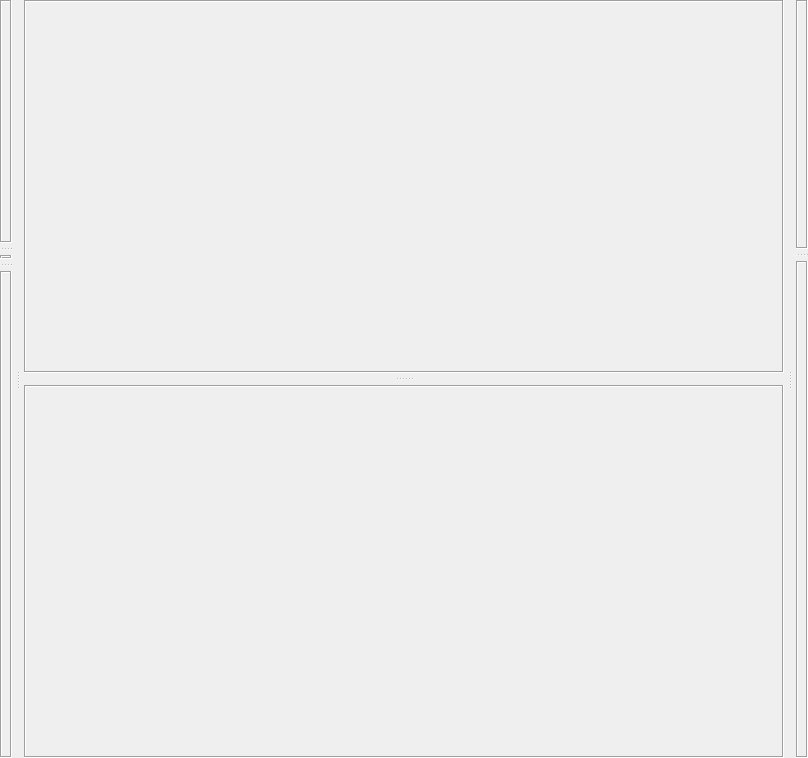
<?xml version="1.0" encoding="UTF-8"?>
<ui version="4.0">
 <class>page_discovery_area</class>
 <widget class="QWidget" name="page_discovery_area">
  <property name="geometry">
   <rect>
    <x>0</x>
    <y>0</y>
    <width>808</width>
    <height>758</height>
   </rect>
  </property>
  <property name="sizePolicy">
   <sizepolicy hsizetype="Expanding" vsizetype="Expanding">
    <horstretch>0</horstretch>
    <verstretch>0</verstretch>
   </sizepolicy>
  </property>
  <property name="windowTitle">
   <string>Discovery</string>
  </property>
  <property name="surfaceRole" stdset="0">
   <string>area</string>
  </property>
  <layout class="QVBoxLayout" name="verticalLayout">
   <property name="spacing">
    <number>0</number>
   </property>
   <property name="leftMargin">
    <number>0</number>
   </property>
   <property name="topMargin">
    <number>0</number>
   </property>
   <property name="rightMargin">
    <number>0</number>
   </property>
   <property name="bottomMargin">
    <number>0</number>
   </property>
   <item>
    <widget class="QSplitter" name="splitter_3">
     <property name="orientation">
      <enum>Qt::Orientation::Horizontal</enum>
     </property>
     <property name="handleWidth">
      <number>12</number>
     </property>
     <widget class="QSplitter" name="splitter_left_middle">
      <property name="sizePolicy">
       <sizepolicy hsizetype="Expanding" vsizetype="Preferred">
        <horstretch>3</horstretch>
        <verstretch>0</verstretch>
       </sizepolicy>
      </property>
      <property name="orientation">
       <enum>Qt::Orientation::Horizontal</enum>
      </property>
      <property name="handleWidth">
       <number>12</number>
      </property>
      <widget class="QSplitter" name="splitter_discovery_left">
       <property name="sizePolicy">
        <sizepolicy hsizetype="Preferred" vsizetype="Preferred">
         <horstretch>0</horstretch>
         <verstretch>0</verstretch>
        </sizepolicy>
       </property>
       <property name="orientation">
        <enum>Qt::Orientation::Vertical</enum>
       </property>
       <property name="handleWidth">
        <number>12</number>
       </property>
       <widget class="QFrame" name="panel_projection_host">
        <property name="sizePolicy">
         <sizepolicy hsizetype="Preferred" vsizetype="Expanding">
          <horstretch>0</horstretch>
          <verstretch>1</verstretch>
         </sizepolicy>
        </property>
        <property name="frameShape">
         <enum>QFrame::Shape::Box</enum>
        </property>
        <property name="frameShadow">
         <enum>QFrame::Shadow::Sunken</enum>
        </property>
        <property name="surfaceRole" stdset="0">
         <string>panel</string>
        </property>
        <property name="separatorRole" stdset="0">
         <string>inset</string>
        </property>
        <layout class="QVBoxLayout" name="layout_vertical_layout_6">
         <property name="spacing">
          <number>0</number>
         </property>
         <property name="leftMargin">
          <number>0</number>
         </property>
         <property name="topMargin">
          <number>0</number>
         </property>
         <property name="rightMargin">
          <number>0</number>
         </property>
         <property name="bottomMargin">
          <number>0</number>
         </property>
        </layout>
       </widget>
       <widget class="QFrame" name="panel_transform_host">
        <property name="sizePolicy">
         <sizepolicy hsizetype="Preferred" vsizetype="Fixed">
          <horstretch>0</horstretch>
          <verstretch>0</verstretch>
         </sizepolicy>
        </property>
        <property name="minimumSize">
         <size>
          <width>0</width>
          <height>0</height>
         </size>
        </property>
        <property name="frameShape">
         <enum>QFrame::Shape::Box</enum>
        </property>
        <property name="frameShadow">
         <enum>QFrame::Shadow::Sunken</enum>
        </property>
        <property name="surfaceRole" stdset="0">
         <string>panel</string>
        </property>
        <property name="separatorRole" stdset="0">
         <string>inset</string>
        </property>
        <layout class="QVBoxLayout" name="layout_transform_host">
         <property name="spacing">
          <number>0</number>
         </property>
         <property name="leftMargin">
          <number>0</number>
         </property>
         <property name="topMargin">
          <number>0</number>
         </property>
         <property name="rightMargin">
          <number>0</number>
         </property>
         <property name="bottomMargin">
          <number>0</number>
         </property>
        </layout>
       </widget>
       <widget class="QFrame" name="panel_filters_host">
        <property name="sizePolicy">
         <sizepolicy hsizetype="Preferred" vsizetype="Expanding">
          <horstretch>0</horstretch>
          <verstretch>2</verstretch>
         </sizepolicy>
        </property>
        <property name="frameShape">
         <enum>QFrame::Shape::Box</enum>
        </property>
        <property name="frameShadow">
         <enum>QFrame::Shadow::Sunken</enum>
        </property>
        <property name="surfaceRole" stdset="0">
         <string>panel</string>
        </property>
        <property name="separatorRole" stdset="0">
         <string>inset</string>
        </property>
        <layout class="QVBoxLayout" name="layout_vertical_layout_7">
         <property name="spacing">
          <number>0</number>
         </property>
         <property name="leftMargin">
          <number>0</number>
         </property>
         <property name="topMargin">
          <number>0</number>
         </property>
         <property name="rightMargin">
          <number>0</number>
         </property>
         <property name="bottomMargin">
          <number>0</number>
         </property>
        </layout>
       </widget>
      </widget>
      <widget class="QSplitter" name="splitter">
       <property name="sizePolicy">
        <sizepolicy hsizetype="Expanding" vsizetype="Expanding">
         <horstretch>3</horstretch>
         <verstretch>0</verstretch>
        </sizepolicy>
       </property>
       <property name="orientation">
        <enum>Qt::Orientation::Vertical</enum>
       </property>
       <property name="handleWidth">
        <number>12</number>
       </property>
       <widget class="QFrame" name="panel_canvas_center">
        <property name="sizePolicy">
         <sizepolicy hsizetype="Expanding" vsizetype="Expanding">
          <horstretch>3</horstretch>
          <verstretch>0</verstretch>
         </sizepolicy>
        </property>
        <property name="frameShape">
         <enum>QFrame::Shape::Box</enum>
        </property>
        <property name="frameShadow">
         <enum>QFrame::Shadow::Sunken</enum>
        </property>
        <property name="surfaceRole" stdset="0">
         <string>panel</string>
        </property>
        <property name="separatorRole" stdset="0">
         <string>inset</string>
        </property>
        <layout class="QGridLayout" name="gridLayout">
         <property name="leftMargin">
          <number>0</number>
         </property>
         <property name="topMargin">
          <number>0</number>
         </property>
         <property name="rightMargin">
          <number>0</number>
         </property>
         <property name="bottomMargin">
          <number>0</number>
         </property>
         <property name="spacing">
          <number>0</number>
         </property>
         <item row="0" column="1">
          <widget class="QWidget" name="panel_canvas_layers_host" native="true">
           <property name="sizePolicy">
            <sizepolicy hsizetype="Expanding" vsizetype="Preferred">
             <horstretch>0</horstretch>
             <verstretch>0</verstretch>
            </sizepolicy>
           </property>
           <property name="surfaceRole" stdset="0">
            <string>panel</string>
           </property>
           <layout class="QHBoxLayout" name="layout_horizontal_layout_4">
            <property name="spacing">
             <number>0</number>
            </property>
            <property name="leftMargin">
             <number>0</number>
            </property>
            <property name="topMargin">
             <number>0</number>
            </property>
            <property name="rightMargin">
             <number>0</number>
            </property>
            <property name="bottomMargin">
             <number>0</number>
            </property>
           </layout>
          </widget>
         </item>
         <item row="1" column="0">
          <widget class="QWidget" name="panel_canvas_tools_host" native="true">
           <property name="sizePolicy">
            <sizepolicy hsizetype="Preferred" vsizetype="Expanding">
             <horstretch>0</horstretch>
             <verstretch>0</verstretch>
            </sizepolicy>
           </property>
           <property name="surfaceRole" stdset="0">
            <string>panel</string>
           </property>
           <layout class="QVBoxLayout" name="layout_vertical_layout_8">
            <property name="spacing">
             <number>0</number>
            </property>
            <property name="leftMargin">
             <number>0</number>
            </property>
            <property name="topMargin">
             <number>0</number>
            </property>
            <property name="rightMargin">
             <number>0</number>
            </property>
            <property name="bottomMargin">
             <number>0</number>
            </property>
           </layout>
          </widget>
         </item>
         <item row="1" column="1">
          <widget class="QWidget" name="panel_canvas_host" native="true">
           <property name="sizePolicy">
            <sizepolicy hsizetype="Expanding" vsizetype="Expanding">
             <horstretch>1</horstretch>
             <verstretch>1</verstretch>
            </sizepolicy>
           </property>
           <property name="surfaceRole" stdset="0">
            <string>panel</string>
           </property>
           <layout class="QVBoxLayout" name="verticalLayout_2">
            <property name="spacing">
             <number>0</number>
            </property>
            <property name="leftMargin">
             <number>0</number>
            </property>
            <property name="topMargin">
             <number>0</number>
            </property>
            <property name="rightMargin">
             <number>0</number>
            </property>
            <property name="bottomMargin">
             <number>0</number>
            </property>
           </layout>
          </widget>
         </item>
        </layout>
       </widget>
       <widget class="QFrame" name="panel_slicer_host">
        <property name="sizePolicy">
         <sizepolicy hsizetype="Expanding" vsizetype="Fixed">
          <horstretch>0</horstretch>
          <verstretch>0</verstretch>
         </sizepolicy>
        </property>
        <property name="minimumSize">
         <size>
          <width>200</width>
          <height>0</height>
         </size>
        </property>
        <property name="frameShape">
         <enum>QFrame::Shape::Box</enum>
        </property>
        <property name="frameShadow">
         <enum>QFrame::Shadow::Sunken</enum>
        </property>
        <property name="surfaceRole" stdset="0">
         <string>panel</string>
        </property>
        <property name="separatorRole" stdset="0">
         <string>inset</string>
        </property>
        <layout class="QHBoxLayout" name="horizontalLayout">
         <property name="spacing">
          <number>0</number>
         </property>
         <property name="leftMargin">
          <number>0</number>
         </property>
         <property name="topMargin">
          <number>0</number>
         </property>
         <property name="rightMargin">
          <number>0</number>
         </property>
         <property name="bottomMargin">
          <number>0</number>
         </property>
        </layout>
       </widget>
      </widget>
     </widget>
     <widget class="QSplitter" name="splitter_discovery_sidebar">
      <property name="sizePolicy">
       <sizepolicy hsizetype="Preferred" vsizetype="Expanding">
        <horstretch>0</horstretch>
        <verstretch>0</verstretch>
       </sizepolicy>
      </property>
      <property name="orientation">
       <enum>Qt::Orientation::Vertical</enum>
      </property>
      <property name="handleWidth">
       <number>12</number>
      </property>
      <widget class="QFrame" name="panel_snapshots_host">
       <property name="sizePolicy">
        <sizepolicy hsizetype="Preferred" vsizetype="Expanding">
         <horstretch>0</horstretch>
         <verstretch>1</verstretch>
        </sizepolicy>
       </property>
       <property name="frameShape">
        <enum>QFrame::Shape::Box</enum>
       </property>
       <property name="frameShadow">
        <enum>QFrame::Shadow::Sunken</enum>
       </property>
       <property name="lineWidth">
        <number>1</number>
       </property>
       <property name="surfaceRole" stdset="0">
        <string>panel</string>
       </property>
       <property name="separatorRole" stdset="0">
        <string>inset</string>
       </property>
       <layout class="QVBoxLayout" name="layout_vertical_layout_11">
        <property name="spacing">
         <number>0</number>
        </property>
        <property name="leftMargin">
         <number>0</number>
        </property>
        <property name="topMargin">
         <number>0</number>
        </property>
        <property name="rightMargin">
         <number>0</number>
        </property>
        <property name="bottomMargin">
         <number>0</number>
        </property>
       </layout>
      </widget>
      <widget class="QFrame" name="panel_appearance_host">
       <property name="sizePolicy">
        <sizepolicy hsizetype="Preferred" vsizetype="Expanding">
         <horstretch>0</horstretch>
         <verstretch>2</verstretch>
        </sizepolicy>
       </property>
       <property name="minimumSize">
        <size>
         <width>0</width>
         <height>0</height>
        </size>
       </property>
       <property name="frameShape">
        <enum>QFrame::Shape::Box</enum>
       </property>
       <property name="frameShadow">
        <enum>QFrame::Shadow::Sunken</enum>
       </property>
       <property name="surfaceRole" stdset="0">
        <string>panel</string>
       </property>
       <property name="separatorRole" stdset="0">
        <string>inset</string>
       </property>
       <layout class="QVBoxLayout" name="layout_vertical_layout_4">
        <property name="spacing">
         <number>0</number>
        </property>
        <property name="leftMargin">
         <number>0</number>
        </property>
        <property name="topMargin">
         <number>0</number>
        </property>
        <property name="rightMargin">
         <number>0</number>
        </property>
        <property name="bottomMargin">
         <number>0</number>
        </property>
       </layout>
      </widget>
     </widget>
    </widget>
   </item>
  </layout>
 </widget>
 <resources/>
 <connections/>
</ui>
